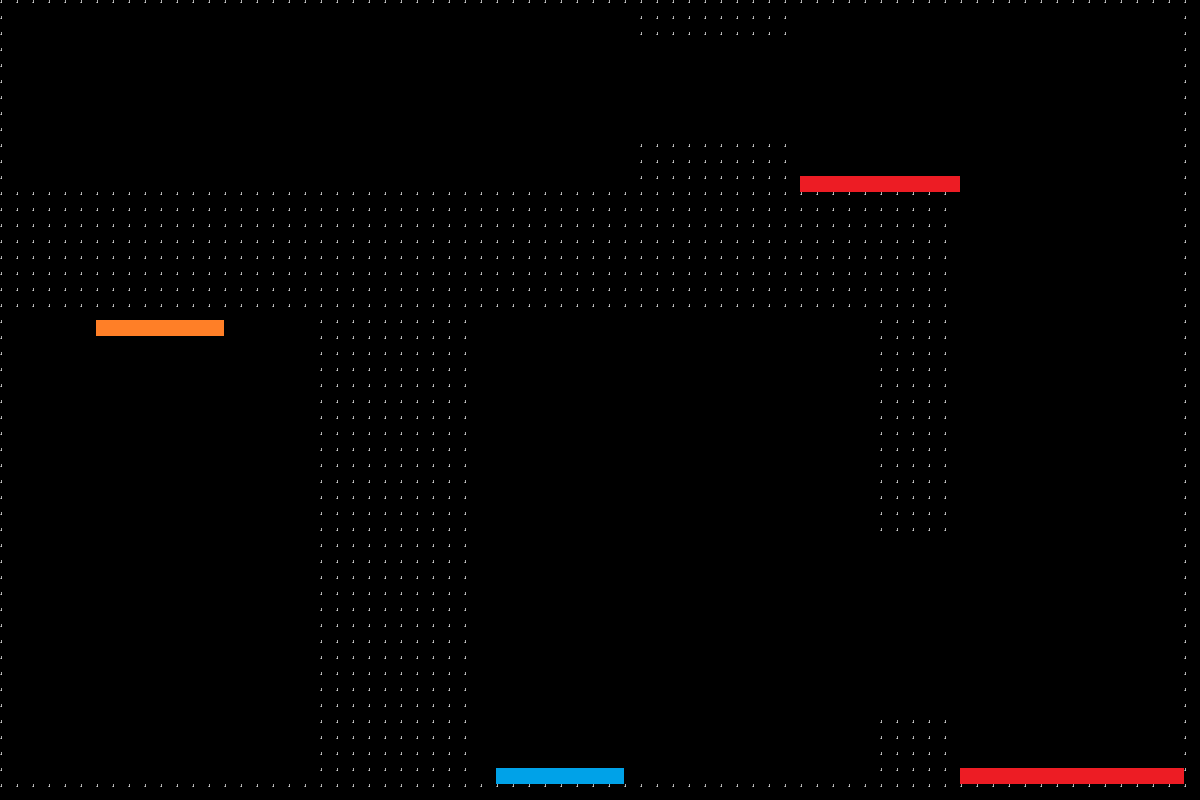

A level layout from a 2D game, rendered from its tile map. Below: a short description, then the map file with tile-grid data replaced by summaries:
An orthogonal 75x50 tile map with 16x16 px tiles, 1 tile layer (Tile Layer 1) and 4 objects (tp_bullet, clock, B_portal_ceiling, Orange_portal_floor).

<map version="1.10" tiledversion="1.12.2" orientation="orthogonal" renderorder="right-down" width="75" height="50" tilewidth="16" tileheight="16" infinite="0" nextlayerid="3" nextobjectid="6">
 <tileset firstgid="1" source="place_holder_tileset.tsx" />
 <layer id="1" name="Tile Layer 1" width="75" height="50">
  <data>[3750 cells, 1181 non-empty, 4 distinct tile ids]</data>
 </layer>
 <objectgroup id="2" name="object_layer">
  <object id="1" name="tp_bullet" x="410.356" y="67.7228" width="60" height="60">
   <properties>
    <property name="ability_type" value="tp_bullet" />
   </properties>
  </object>
  <object id="2" name="time_stop" type="clock" x="490.84" y="56.5163" width="80" height="80">
   <properties>
    <property name="ability_type" value="clock" />
   </properties>
   <ellipse />
  </object>
  <object id="4" name="B_portal_ceiling" x="498.208" y="765.337" width="128" height="16">
   <properties>
    <property name="portal_id" type="int" value="1" />
    <property name="portal_rotation" type="int" value="0" />
    <property name="portal_target" type="int" value="2" />
    <property name="portal_type" value="portal" />
   </properties>
  </object>
  <object id="5" name="Orange_portal_floor" x="92.8391" y="321.362" width="128" height="16">
   <properties>
    <property name="portal_id" type="int" value="2" />
    <property name="portal_rotation" type="int" value="180" />
    <property name="portal_target" type="int" value="1" />
    <property name="portal_type" value="portal" />
   </properties>
  </object>
 </objectgroup>
</map>
